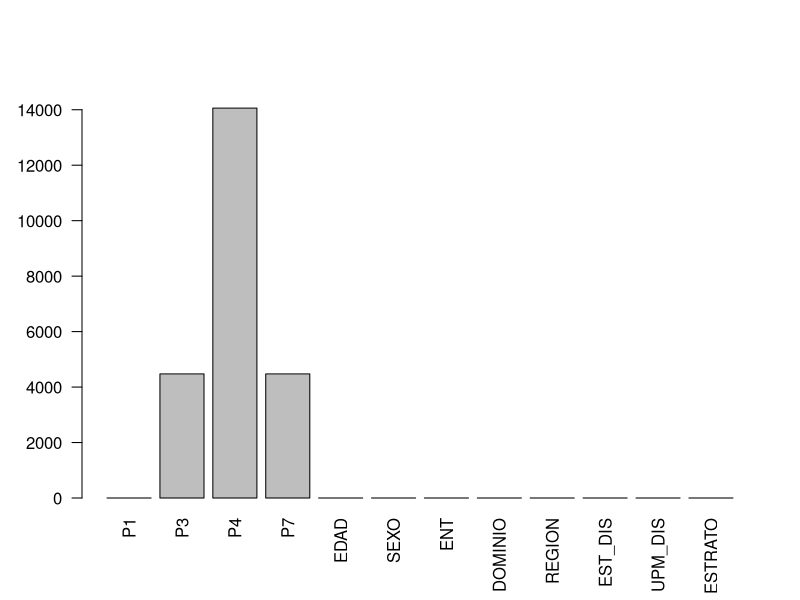
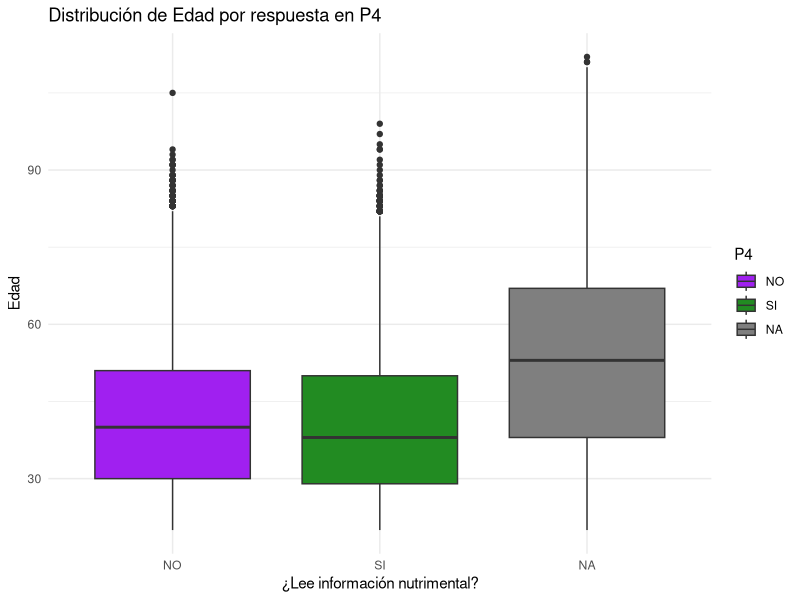
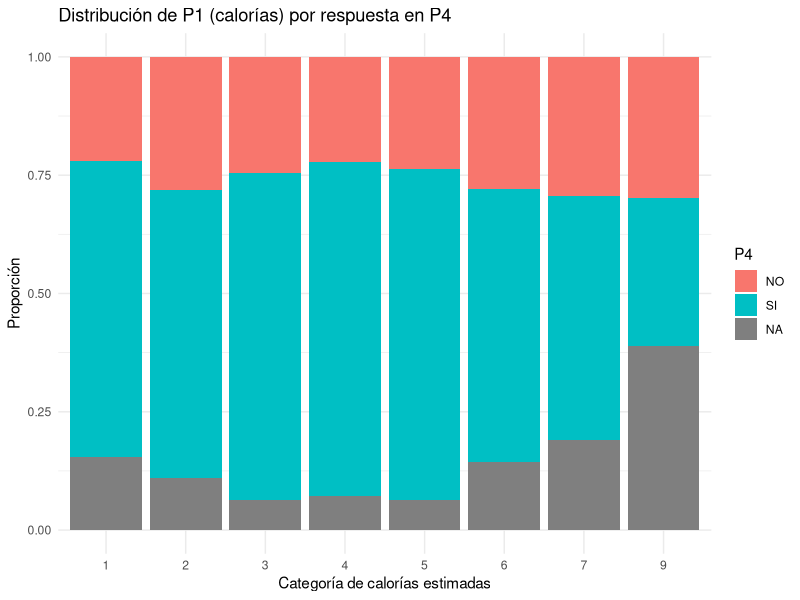
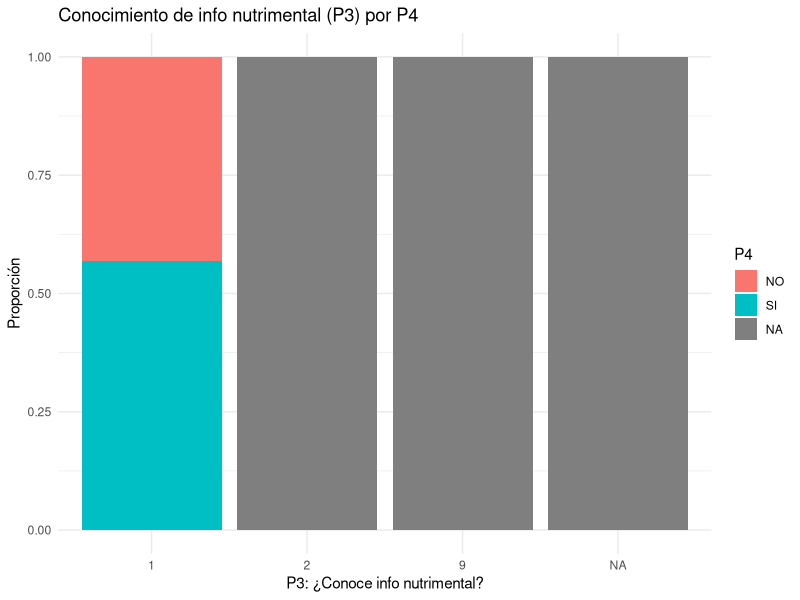
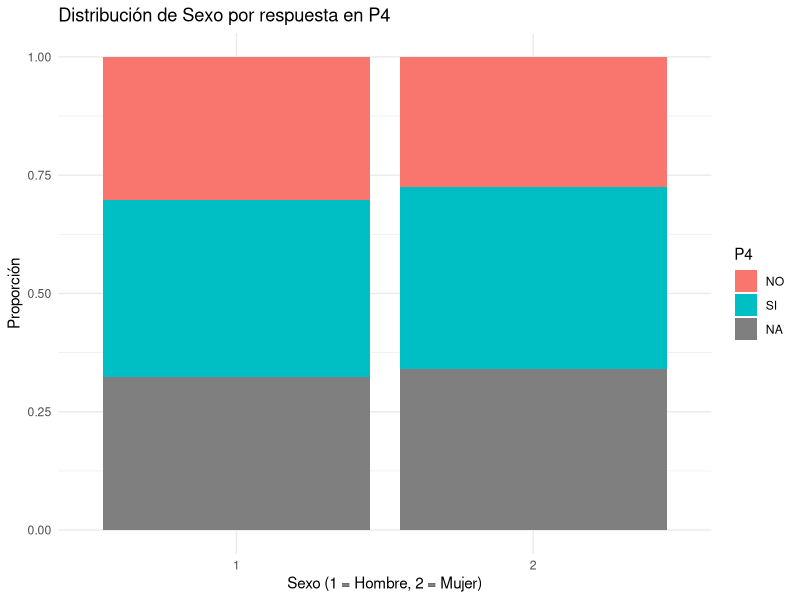
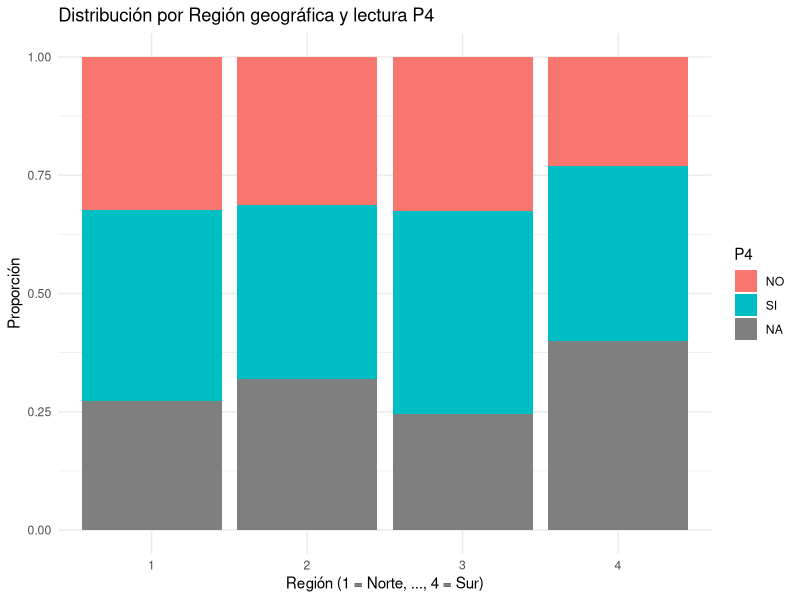
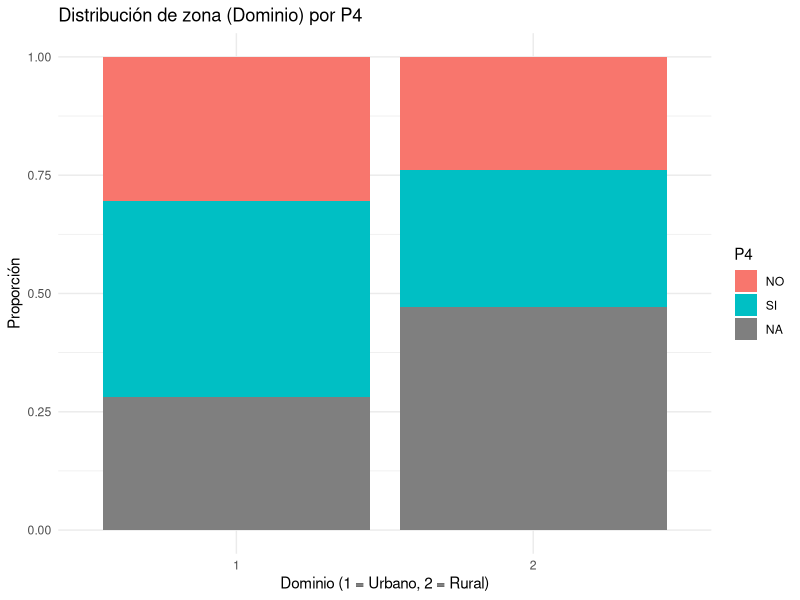
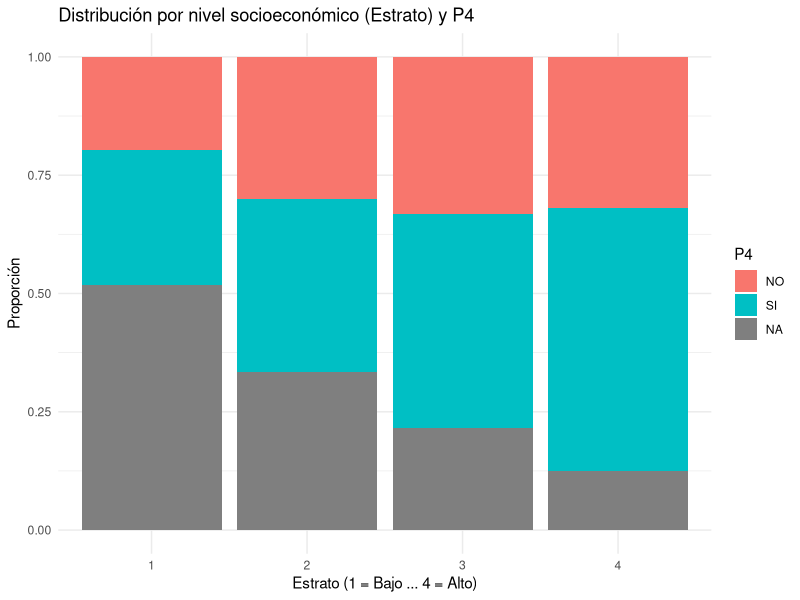

Write the R code that produced these figures, in order.
## ---- chunk 1
prob1 <- read.csv("datosTF.csv", header = TRUE)
## ---- chunk 2
prob1 <- read.csv("datosTF.csv", header = TRUE)
## ---- chunk 3
prob2 <- read.csv("datosTF.csv", header = TRUE)
## ---- chunk 4
nrow(prob1)  # antes
#quitar los NA haciendo que los 9 se conviertan en NA
prob1$P4[prob1$P4 == 9] <- NA
#quitanto na
prob1 <- na.omit(prob1)
nrow(prob1)  # despues
## ---- chunk 5
nrow(prob2)  # antes
#parar 9s a na
prob2$P7[prob2$P7 == 9] <- NA
#pasamos a factor ordinal
prob2 <- na.omit(prob2)
nrow(prob2)  # despues
## ---- chunk 6
#para p1
# Convertir P4 numérico a "SI"/"NO"
prob1$P4 <- ifelse(prob1$P4 == 1, "SI", "NO")
prob1$P4 <- factor(prob1$P4, levels = c("NO","SI"))
## ---- chunk 7
#para p2
prob2$P7 <- factor(prob2$P7, 
                   levels = 1:5,
                   labels = c("Nunca", "Casi nunca", "A veces", 
                              "Casi siempre", "Siempre"),
                   ordered = TRUE)
## ---- chunk 8
# Contar renglones en cada conjunto
nrow(prob1)  # Número de renglones en problema 1
nrow(prob2)  # Número de renglones en problema 
## ---- chunk 9
#carga de datos
library(tidyverse)
problema1 <- read.csv("datosTF.csv", header = TRUE)
glimpse(problema1)   # estructura y tipos de datos
## ---- chunk 10
#  Contar y mostrar NAs por columna
na_por_col <- colSums(is.na(problema1))
print(na_por_col)
## ---- chunk 11
barplot(na_por_col,
        las   = 2,                          
        ylim  = c(0, 15000))
## ---- chunk 12

# Cargar datos
datos <- read.csv("datosTF.csv", header = TRUE)

# Paso 1: Crear variable binaria para P4 (1 = SI, 0 = NO, NA = no responde)
datos$P4_bin <- ifelse(datos$P4 == 1, 1,
                       ifelse(datos$P4 == 2, 0, NA))

# Paso 2: Eliminar filas donde P4_bin es NA
df_filtrado <- datos[!is.na(datos$P4_bin), ]

# Paso 3: Seleccionar variables numéricas incluyendo P3 y excluyendo P7
vars_numericas <- df_filtrado %>%
  select(P1, P3, EDAD, SEXO, ENT, DOMINIO, REGION, EST_DIS, UPM_DIS, ESTRATO)

# Paso 4: Calcular correlaciones con P4_bin
correlaciones <- cor(df_filtrado$P4_bin, vars_numericas)

# Paso 5: Asignar nombres legibles
nombres_legibles <- c(
  "P1 (calorías)", 
  "P3 (conoce info)", 
  "Edad", 
  "Sexo", 
  "Entidad", 
  "Dominio", 
  "Región", 
  "Estrato diseño", 
  "UPM diseño", 
  "Estrato socioeconómico"
)

# Asegurarse que los nombres coincidan
names(correlaciones) <- nombres_legibles

# Paso 6: Ordenar y mostrar
correlaciones_ordenadas <- sort(correlaciones, decreasing = TRUE)
correlaciones_ordenadas
## ---- chunk 13
# Cargar librerías
library(tidyverse)

# Cargar datos limpios
prob1 <- read.csv("datosTF.csv", header = TRUE)
prob1$P4 <- ifelse(prob1$P4 == 1, "SI", "NO")
prob1$P4 <- factor(prob1$P4, levels = c("NO", "SI"))

str(prob1)

# ----------- Edad
ggplot(prob1, aes(x = P4, y = EDAD, fill = P4)) +
  geom_boxplot() +
  labs(title = "Distribución de Edad por respuesta en P4",
       x = "¿Lee información nutrimental?",
       y = "Edad") +
  scale_fill_manual(values = c("NO" = "purple", "SI" = "forestgreen")) +
  theme_minimal()


# ----------- P1, calorías estimadas
ggplot(prob1, aes(x = as.factor(P1), fill = P4)) +
  geom_bar(position = "fill") +
  labs(title = "Distribución de P1 (calorías) por respuesta en P4",
       x = "Categoría de calorías estimadas",
       y = "Proporción",
       fill = "P4") +
  theme_minimal()


# ----------- P3, tabla nutrimental
ggplot(prob1, aes(x = as.factor(P3), fill = P4)) +
  geom_bar(position = "fill") +
  labs(title = "Conocimiento de info nutrimental (P3) por P4",
       x = "P3: ¿Conoce info nutrimental?",
       y = "Proporción",
       fill = "P4") +
  theme_minimal()


# ----------- Sexo
ggplot(prob1, aes(x = as.factor(SEXO), fill = P4)) +
  geom_bar(position = "fill") +
  labs(title = "Distribución de Sexo por respuesta en P4",
       x = "Sexo (1 = Hombre, 2 = Mujer)",
       y = "Proporción",
       fill = "P4") +
  theme_minimal()



# ----------- Región
ggplot(prob1, aes(x = as.factor(REGION), fill = P4)) +
  geom_bar(position = "fill") +
  labs(title = "Distribución por Región geográfica y lectura P4",
       x = "Región (1 = Norte, ..., 4 = Sur)",
       y = "Proporción",
       fill = "P4") +
  theme_minimal()



# ----------- Dominio 
ggplot(prob1, aes(x = as.factor(DOMINIO), fill = P4)) +
  geom_bar(position = "fill") +
  labs(title = "Distribución de zona (Dominio) por P4",
       x = "Dominio (1 = Urbano, 2 = Rural)",
       y = "Proporción",
       fill = "P4") +
  theme_minimal()




# ----------- Estrato sociodemográfico
ggplot(prob1, aes(x = as.factor(ESTRATO), fill = P4)) +
  geom_bar(position = "fill") +
  labs(title = "Distribución por nivel socioeconómico (Estrato) y P4",
       x = "Estrato (1 = Bajo ... 4 = Alto)",
       y = "Proporción",
       fill = "P4") +
  theme_minimal()
